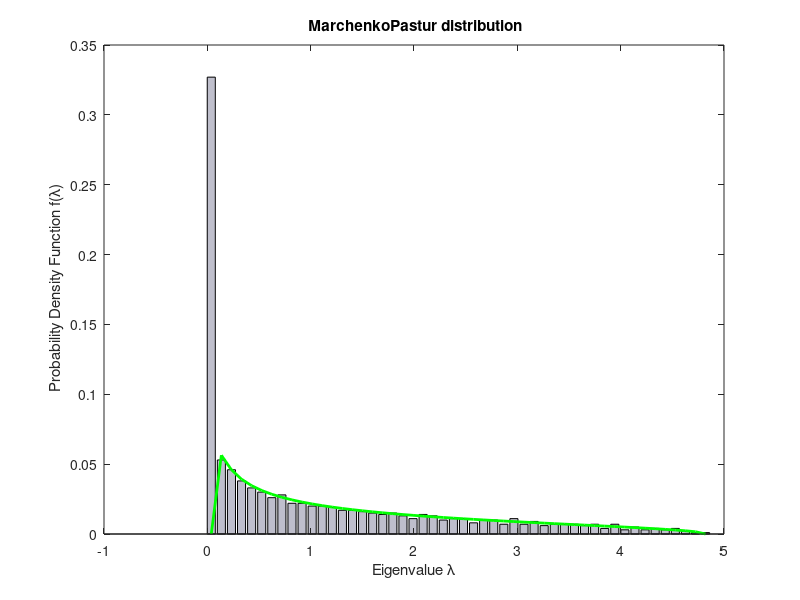

Reproduce this figure in MATLAB.
% Marchenko Pastur Distribution

% In Random Matrix Theory, MP law gives the probability density function
% of singular values of large rectangular random matrices;
% when the dimensions of matrix tend to infinity.

% This contribution illustrates the PDF of matrix Y(N,N)=(T^-1)X*X^T, 
% where X is random matrix whose entries X_i,j are independent 
% and identically distributed random variables with zero mean
% and variance s^2. The program is applicable for both uniform and random
% distributions.

% Ref :
% Marchenko,V. A., Pastur, L. A. (1967) "Distribution of eigenvalues for some sets of
% random matrices", Mat. Sb. (N.S.), 72(114):4, 507536

% (c) Youssef KHMOU, Applied Mathematics ,30 January,2015.

%clear;
%close all;
N=1000;   %~measurements
T=700;  %~number of voxels

% Ratio of matrix dimensions
c=N/T;

% Sample
x=randn(N,T); % Normal distribution
%x=rand(N,T);  % Uniform distribution

s=std(x(:));

% spectral matrix
r=x*x'/T;

ex=1.0;

%eigenvalues
l=eig(r).^ex;
% Probability Density Function 
% number of points for measurement.
n=50;
% Boundaries 
a=(s^2)*(1-sqrt(c))^2;
b=(s^2)*(1+sqrt(c))^2;

[f,lambda]=hist(l,linspace(a.^ex,b.^ex,n));
% Normalization
f=f/sum(f);
% Theoretical pdf
ft=@(lambda,a,b,c) ((1/ex).*(lambda.^(1/ex-1))).*(1./(2*pi*(lambda.^(1/ex))*c*s^(2))).*sqrt((b-(lambda.^(1/ex))).*((lambda.^(1/ex))-a));
F=ft(lambda,a,b,c);
% Processing numerical pdf
F(isnan(F))=0;
F=F/sum(F);
if (N>T)
    F=F*(T/N);
end

% Results
figure;
h=bar(lambda,f);
set(h,'FaceColor',[.75 .75 .8]);
set(h,'LineWidth',0.25);
xlabel('Eigenvalue \lambda');
ylabel(' Probability Density Function f(\lambda)');
title(' MarchenkoPastur distribution');
lmin=min(l);
lmax=max(l);
%axis([-1 2*lmax 0 max(f)+max(f)/4]);

hold on;
plot(lambda,F,'g','LineWidth',2);
hold off;
